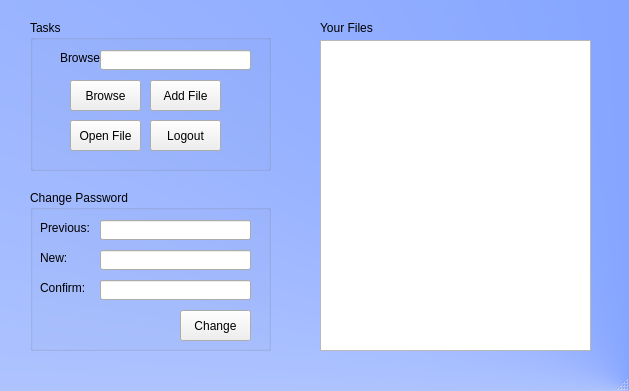
<?xml version="1.0" encoding="UTF-8"?>
<ui version="4.0">
 <class>MainWindow</class>
 <widget class="QMainWindow" name="MainWindow">
  <property name="geometry">
   <rect>
    <x>0</x>
    <y>0</y>
    <width>629</width>
    <height>391</height>
   </rect>
  </property>
  <property name="windowTitle">
   <string>MainWindow</string>
  </property>
  <property name="styleSheet">
   <string notr="true">#MainWindow
{
background-color: qconicalgradient(cx:1, cy:1, angle:0, stop:0 rgba(93, 135, 255, 255), stop:1 rgba(255, 255, 255, 255))
}</string>
  </property>
  <widget class="QWidget" name="centralwidget">
   <widget class="QGroupBox" name="groupBox">
    <property name="geometry">
     <rect>
      <x>30</x>
      <y>20</y>
      <width>241</width>
      <height>151</height>
     </rect>
    </property>
    <property name="title">
     <string>Tasks</string>
    </property>
    <widget class="QPushButton" name="pushButton_3">
     <property name="geometry">
      <rect>
       <x>120</x>
       <y>100</y>
       <width>71</width>
       <height>31</height>
      </rect>
     </property>
     <property name="text">
      <string>Logout</string>
     </property>
    </widget>
    <widget class="QPushButton" name="pushButton_2">
     <property name="geometry">
      <rect>
       <x>120</x>
       <y>60</y>
       <width>71</width>
       <height>31</height>
      </rect>
     </property>
     <property name="text">
      <string>Add File</string>
     </property>
    </widget>
    <widget class="QPushButton" name="pushButton">
     <property name="geometry">
      <rect>
       <x>40</x>
       <y>60</y>
       <width>71</width>
       <height>31</height>
      </rect>
     </property>
     <property name="text">
      <string>Browse</string>
     </property>
    </widget>
    <widget class="QLabel" name="label">
     <property name="geometry">
      <rect>
       <x>30</x>
       <y>30</y>
       <width>51</width>
       <height>16</height>
      </rect>
     </property>
     <property name="text">
      <string>Browse:</string>
     </property>
    </widget>
    <widget class="QLineEdit" name="lineEdit">
     <property name="geometry">
      <rect>
       <x>70</x>
       <y>30</y>
       <width>151</width>
       <height>20</height>
      </rect>
     </property>
     <property name="readOnly">
      <bool>true</bool>
     </property>
    </widget>
    <widget class="QPushButton" name="pushButton_4">
     <property name="geometry">
      <rect>
       <x>40</x>
       <y>100</y>
       <width>71</width>
       <height>31</height>
      </rect>
     </property>
     <property name="text">
      <string>Open File</string>
     </property>
    </widget>
   </widget>
   <widget class="QListWidget" name="listWidget">
    <property name="geometry">
     <rect>
      <x>320</x>
      <y>40</y>
      <width>271</width>
      <height>311</height>
     </rect>
    </property>
   </widget>
   <widget class="QLabel" name="label_2">
    <property name="geometry">
     <rect>
      <x>320</x>
      <y>20</y>
      <width>271</width>
      <height>16</height>
     </rect>
    </property>
    <property name="text">
     <string>Your Files</string>
    </property>
   </widget>
   <widget class="QGroupBox" name="groupBox_2">
    <property name="geometry">
     <rect>
      <x>30</x>
      <y>190</y>
      <width>241</width>
      <height>161</height>
     </rect>
    </property>
    <property name="title">
     <string>Change Password</string>
    </property>
    <widget class="QLineEdit" name="lineEdit_2">
     <property name="geometry">
      <rect>
       <x>70</x>
       <y>60</y>
       <width>151</width>
       <height>20</height>
      </rect>
     </property>
     <property name="echoMode">
      <enum>QLineEdit::Password</enum>
     </property>
    </widget>
    <widget class="QLabel" name="label_3">
     <property name="geometry">
      <rect>
       <x>10</x>
       <y>60</y>
       <width>51</width>
       <height>16</height>
      </rect>
     </property>
     <property name="text">
      <string>New:</string>
     </property>
    </widget>
    <widget class="QLabel" name="label_4">
     <property name="geometry">
      <rect>
       <x>10</x>
       <y>30</y>
       <width>51</width>
       <height>16</height>
      </rect>
     </property>
     <property name="text">
      <string>Previous:</string>
     </property>
    </widget>
    <widget class="QLineEdit" name="lineEdit_3">
     <property name="geometry">
      <rect>
       <x>70</x>
       <y>30</y>
       <width>151</width>
       <height>20</height>
      </rect>
     </property>
     <property name="echoMode">
      <enum>QLineEdit::Password</enum>
     </property>
    </widget>
    <widget class="QLabel" name="label_5">
     <property name="geometry">
      <rect>
       <x>10</x>
       <y>90</y>
       <width>51</width>
       <height>16</height>
      </rect>
     </property>
     <property name="text">
      <string>Confirm:</string>
     </property>
    </widget>
    <widget class="QLineEdit" name="lineEdit_4">
     <property name="geometry">
      <rect>
       <x>70</x>
       <y>90</y>
       <width>151</width>
       <height>20</height>
      </rect>
     </property>
     <property name="echoMode">
      <enum>QLineEdit::Password</enum>
     </property>
    </widget>
    <widget class="QPushButton" name="pushButton_5">
     <property name="geometry">
      <rect>
       <x>150</x>
       <y>120</y>
       <width>71</width>
       <height>31</height>
      </rect>
     </property>
     <property name="text">
      <string>Change</string>
     </property>
    </widget>
   </widget>
  </widget>
  <widget class="QMenuBar" name="menubar">
   <property name="geometry">
    <rect>
     <x>0</x>
     <y>0</y>
     <width>629</width>
     <height>21</height>
    </rect>
   </property>
  </widget>
  <widget class="QStatusBar" name="statusbar"/>
 </widget>
 <tabstops>
  <tabstop>lineEdit</tabstop>
  <tabstop>pushButton</tabstop>
  <tabstop>pushButton_2</tabstop>
  <tabstop>pushButton_4</tabstop>
  <tabstop>pushButton_3</tabstop>
  <tabstop>lineEdit_3</tabstop>
  <tabstop>lineEdit_2</tabstop>
  <tabstop>lineEdit_4</tabstop>
  <tabstop>pushButton_5</tabstop>
  <tabstop>listWidget</tabstop>
 </tabstops>
 <resources/>
 <connections/>
</ui>
